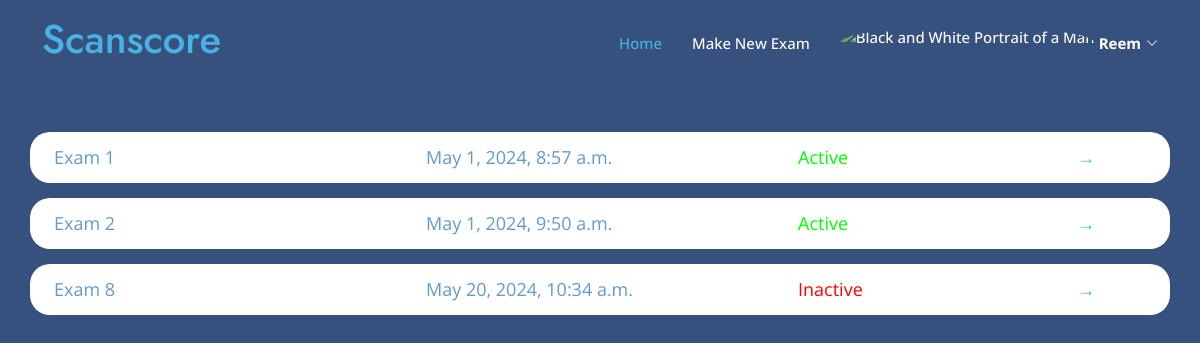
/teacher_dashboard/ (signed in), run on an earlier commit of the app's database.
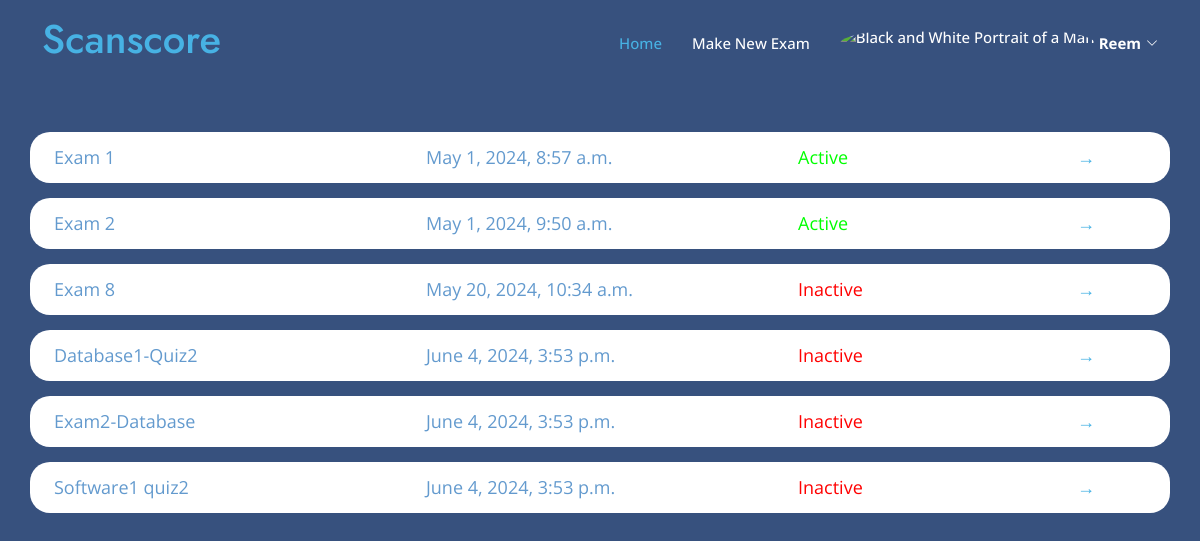
And on a later commit of the database.
### myapp/models.py (models this page shows)
class Exam(models.Model):
    name = models.CharField(max_length=100)
    teacher = models.ForeignKey(User, on_delete=models.CASCADE)
    question= models.TextField(max_length=10000)
    model_answer = models.TextField(max_length=10000)
    keywordsList = models.TextField(max_length=10000,null=True,blank=True)
    is_active = models.BooleanField(default=False)
    time_created = models.DateTimeField(auto_now_add=True)
    time_updated = models.DateTimeField(auto_now=True)
    ocr_graded = models.BooleanField(default=False)

### myapp/views.py (the view)
# urls.py: path('teacher_dashboard/', views.teacher_dashboard, name='teacher_dashboard'),
def teacher_dashboard(request):
    if not hasattr(request.user, 'teacher'): # Check if the user is a teacher
        return HttpResponseForbidden("You are not authorized to view this page.")
    exams = Exam.objects.filter(teacher=request.user)
    return render(request, 'myapp/teacher/teacher_dashboard.html', {'exams': exams})

### templates/myapp/teacher/teacher_dashboard.html (shortened to what this page needs)
{% load static %}
<!DOCTYPE html>
<html lang="en">
<head>
    <link href="{% static 'vendor/aos/aos.css' %}" rel="stylesheet">
    <link href="{% static 'vendor/bootstrap/css/bootstrap.min.css' %}" rel="stylesheet">
    <link href="{% static 'vendor/bootstrap-icons/bootstrap-icons.css' %}" rel="stylesheet">
    <link href="{% static 'vendor/boxicons/css/boxicons.min.css' %}" rel="stylesheet">
    <link href="{% static 'vendor/glightbox/css/glightbox.min.css' %}" rel="stylesheet">
    <link href="{% static 'vendor/remixicon/remixicon.css' %}" rel="stylesheet">
    <link href="{% static 'vendor/swiper/swiper-bundle.min.css' %}" rel="stylesheet">
    <link href="{% static 'css/style1.css' %}" rel="stylesheet">
</head>
<body>
    <header id="header" class="fixed-top">
        <div class="container d-flex align-items-center justify-content-between">
            <h1 class="me-auto"><a href="{% url 'teacher_dashboard' %}">Scanscore</a></h1>
            <nav id="navbar" class="navbar order-last order-lg-0">
                <ul>
                    <li><a class="nav-link scrollto active" href="{% url 'teacher_dashboard' %}">Home</a></li>
                    <li><a class="nav-link scrollto" href="{% url 'create_exam' %}">Make New Exam</a></li>
                    <li class="dropdown">
                        <a href="#">
                            <img src="https://mdbcdn.b-cdn.net/img/Photos/new-templates/bootstrap-profiles/avatar-2.webp"
                                class="rounded-circle" height="35" alt="Black and White Portrait of a Man"
                                loading="lazy" />
                            <strong class="d-none d-sm-block ms-1">{{ user.first_name }}</strong><i
                                class="bi bi-chevron-down"></i>
                        </a>
                    </li>
                </ul>
            </nav>
        </div>
    </header>
    <section id="hero" class="d-flex" style="height: 100vh; text-align: left;">
        <div class="container">
            {% block content %}
            <div class="exam-list">
                {% for exam in exams %}
                <div class="row exam-item"
                    style="font-size: large; border-radius: 20px; background-color: white; color: rgb(99, 154, 206); padding: 12px; margin-bottom: 15px;">
                    <div class="col-md-4 col-12">{{ exam.name }}</div>
                    <div class="col-md-4 col-12">{{ exam.time_created }}</div>
                    <div class="col-md-3 col-10">
                        {% if exam.is_active %}
                        <span class="active" style="color: rgb(0, 255, 0);">Active</span>
                        {% else %}
                        <span class="inactive" style="color: rgb(255, 0, 0);">Inactive</span>
                        {% endif %}
                    </div>
                    <a href="{% url 'view_exam_teacher' exam.id %}" class="col-md-1 col-2">→</a>
                </div>
                {% empty %}
                <div style="text-align: center;">
                    <h2 style="padding-left: 15px;">No exams created yet.</h2>
                </div>
                {% endfor %}
            </div>
            {% endblock %}
        </div>
    </section>
</body>
</html>

What changed in the data, as far as the page shows it:
added Exam: name "Database1-Quiz2", time_created "June 4, 2024, 3:53 p.m.", is_active "Inactive"
added Exam: name "Exam2-Database", time_created "June 4, 2024, 3:53 p.m.", is_active "Inactive"
added Exam: name "Software1 quiz2", time_created "June 4, 2024, 3:53 p.m.", is_active "Inactive"
